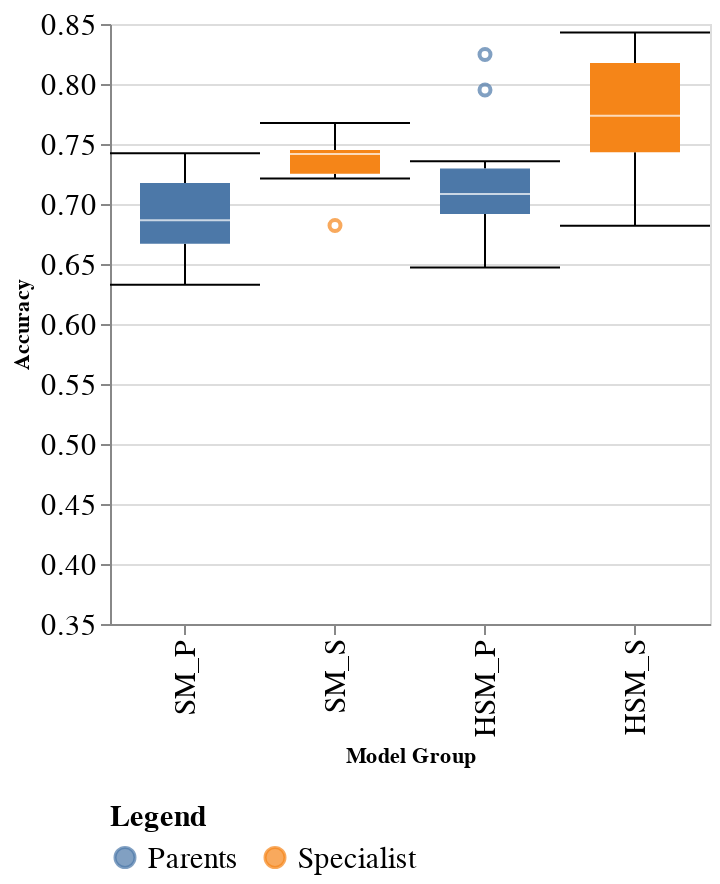
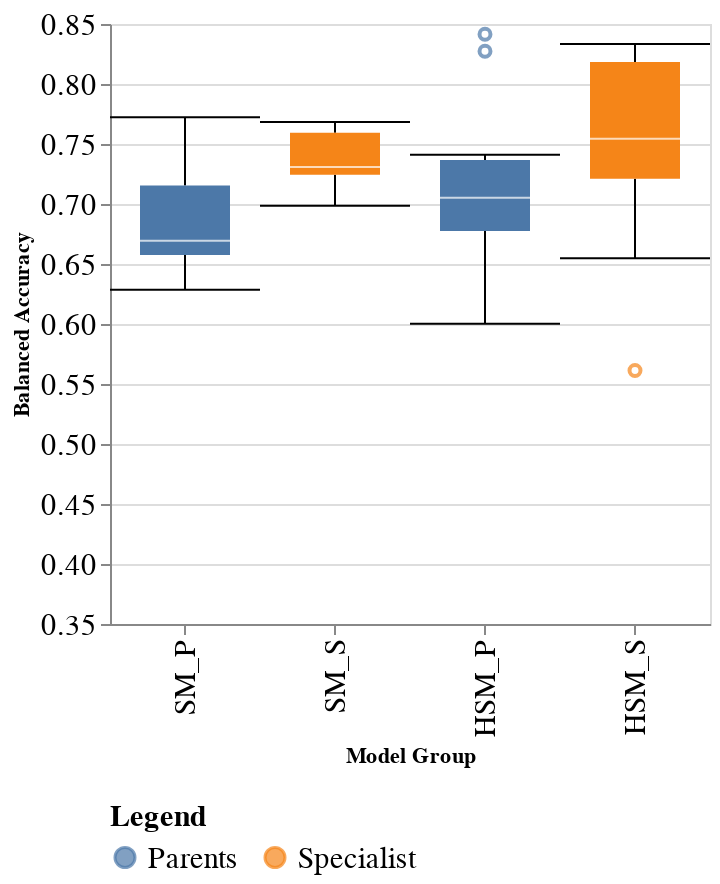

Notebook cell for these charts, in order:
### Code cell
print_boxplots_for_annotation_type(domain=(0.35, 0.85), show_title=False, show_legend=True)

### Figure 1 — Vega-Lite specification as saved in the notebook (floating-point values rounded to 4 significant figures)
{"config": {"view": {"continuousWidth": 400, "continuousHeight": 300}, "axis": {"labelFontSize": 15}, "legend": {"columns": 2, "disable": false, "labelFontSize": 15, "orient": "bottom", "titleFontSize": 15}}, "data": {"name": "data-4553b374fe4266dfe644a19c9e1ff7e2"}, "mark": {"type": "boxplot", "median": {"color": "#ffffff"}, "outliers": true, "size": 45, "ticks": true}, "encoding": {"color": {"field": "conf_group_id", "title": "Legend", "type": "nominal"}, "x": {"field": "postfixed_annotation", "sort": ["SM_P", "SM_S", "HSM_P", "HSM_S"], "title": "Model Group", "type": "nominal"}, "y": {"field": "Accuracy", "scale": {"domain": [0.35, 0.85]}, "title": "Accuracy", "type": "quantitative"}}, "height": 300, "title": "", "width": 300, "$schema": "https://vega.github.io/schema/vega-lite/v4.17.0.json", "datasets": {"data-4553b374fe4266dfe644a19c9e1ff7e2": [{"Accuracy": 0.6327, "Accuracy_Balanced": 0.6286, "model_subset_type": "SM", "postfixed_model_subset_type": "SM_EF", "postfixed_annotation": "SM_P", "conf_group_id": "Parents"}, {"Accuracy": 0.7134, "Accuracy_Balanced": 0.6794, "model_subset_type": "SM", "postfixed_model_subset_type": "SM_EF", "postfixed_annotation": "SM_P", "conf_group_id": "Parents"}, {"Accuracy": 0.676, "Accuracy_Balanced": 0.6577, "model_subset_type": "SM", "postfixed_model_subset_type": "SM_LF", "postfixed_annotation": "SM_P", "conf_group_id": "Parents"}, {"Accuracy": 0.7422, "Accuracy_Balanced": 0.7722, "model_subset_type": "SM", "postfixed_model_subset_type": "SM_LF", "postfixed_annotation": "SM_P", "conf_group_id": "Parents"}, {"Accuracy": 0.6685, "Accuracy_Balanced": 0.6565, "model_subset_type": "SM", "postfixed_model_subset_type": "SM_LF", "postfixed_annotation": "SM_P", "conf_group_id": "Parents"}, {"Accuracy": 0.6969, "Accuracy_Balanced": 0.7343, "model_subset_type": "SM", "postfixed_model_subset_type": "SM_EF", "postfixed_annotation": "SM_P", "conf_group_id": "Parents"}, {"Accuracy": 0.7302, "Accuracy_Balanced": 0.7092, "model_subset_type": "SM", "postfixed_model_subset_type": "SM_LF", "postfixed_annotation": "SM_P", "conf_group_id": "Parents"}, {"Accuracy": 0.6624, "Accuracy_Balanced": 0.6595, "model_subset_type": "SM", "postfixed_model_subset_type": "SM_EF", "postfixed_annotation": "SM_P", "conf_group_id": "Parents"}, {"Accuracy": 0.7265, "Accuracy_Balanced": 0.7279, "model_subset_type": "SM", "postfixed_model_subset_type": "SM_EF", "postfixed_annotation": "SM_S", "conf_group_id": "Specialist"}, {"Accuracy": 0.7213, "Accuracy_Balanced": 0.7251, "model_subset_type": "SM", "postfixed_model_subset_type": "SM_LF", "postfixed_annotation": "SM_S", "conf_group_id": "Specialist"}, {"Accuracy": 0.7489, "Accuracy_Balanced": 0.7636, "model_subset_type": "SM", "postfixed_model_subset_type": "SM_LF", "postfixed_annotation": "SM_S", "conf_group_id": "Specialist"}, {"Accuracy": 0.7676, "Accuracy_Balanced": 0.7683, "model_subset_type": "SM", "postfixed_model_subset_type": "SM_LF", "postfixed_annotation": "SM_S", "conf_group_id": "Specialist"}, {"Accuracy": 0.7437, "Accuracy_Balanced": 0.7224, "model_subset_type": "SM", "postfixed_model_subset_type": "SM_LF", "postfixed_annotation": "SM_S", "conf_group_id": "Specialist"}, {"Accuracy": 0.7398, "Accuracy_Balanced": 0.758, "model_subset_type": "SM", "postfixed_model_subset_type": "SM_EF", "postfixed_annotation": "SM_S", "conf_group_id": "Specialist"}, {"Accuracy": 0.6821, "Accuracy_Balanced": 0.6985, "model_subset_type": "SM", "postfixed_model_subset_type": "SM_EF", "postfixed_annotation": "SM_S", "conf_group_id": "Specialist"}, {"Accuracy": 0.7437, "Accuracy_Balanced": 0.7339, "model_subset_type": "SM", "postfixed_model_subset_type": "SM_EF", "postfixed_annotation": "SM_S", "conf_group_id": "Specialist"}, {"Accuracy": 0.7212, "Accuracy_Balanced": 0.741, "model_subset_type": "HSM", "postfixed_model_subset_type": "HSM_EF", "postfixed_annotation": "HSM_P", "conf_group_id": "Parents"}, {"Accuracy": 0.6804, "Accuracy_Balanced": 0.6758, "model_subset_type": "HSM", "postfixed_model_subset_type": "HSM_EF", "postfixed_annotation": "HSM_P", "conf_group_id": "Parents"}, {"Accuracy": 0.7323, "Accuracy_Balanced": 0.7104, "model_subset_type": "HSM", "postfixed_model_subset_type": "HSM_LF", "postfixed_annotation": "HSM_P", "conf_group_id": "Parents"}, {"Accuracy": 0.6942, "Accuracy_Balanced": 0.6755, "model_subset_type": "HSM", "postfixed_model_subset_type": "HSM_LF", "postfixed_annotation": "HSM_P", "conf_group_id": "Parents"}, {"Accuracy": 0.7125, "Accuracy_Balanced": 0.7377, "model_subset_type": "HSM", "postfixed_model_subset_type": "HSM_LF", "postfixed_annotation": "HSM_P", "conf_group_id": "Parents"}, {"Accuracy": 0.795, "Accuracy_Balanced": 0.8273, "model_subset_type": "HSM", "postfixed_model_subset_type": "HSM_EF", "postfixed_annotation": "HSM_P", "conf_group_id": "Parents"}, {"Accuracy": 0.6946, "Accuracy_Balanced": 0.7011, "model_subset_type": "HSM", "postfixed_model_subset_type": "HSM_LF", "postfixed_annotation": "HSM_P", "conf_group_id": "Parents"}, {"Accuracy": 0.7356, "Accuracy_Balanced": 0.7335, "model_subset_type": "HSM", "postfixed_model_subset_type": "HSM_LF", "postfixed_annotation": "HSM_P", "conf_group_id": "Parents"}, {"Accuracy": 0.8246, "Accuracy_Balanced": 0.8415, "model_subset_type": "HSM", "postfixed_model_subset_type": "HSM_LF", "postfixed_annotation": "HSM_P", "conf_group_id": "Parents"}, {"Accuracy": 0.6909, "Accuracy_Balanced": 0.678, "model_subset_type": "HSM", "postfixed_model_subset_type": "HSM_LF", "postfixed_annotation": "HSM_P", "conf_group_id": "Parents"}, {"Accuracy": 0.7144, "Accuracy_Balanced": 0.6799, "model_subset_type": "HSM", "postfixed_model_subset_type": "HSM_EF", "postfixed_annotation": "HSM_P", "conf_group_id": "Parents"}, {"Accuracy": 0.7043, "Accuracy_Balanced": 0.7093, "model_subset_type": "HSM", "postfixed_model_subset_type": "HSM_EF", "postfixed_annotation": "HSM_P", "conf_group_id": "Parents"}, {"Accuracy": 0.647, "Accuracy_Balanced": 0.6003, "model_subset_type": "HSM", "postfixed_model_subset_type": "HSM_EF", "postfixed_annotation": "HSM_P", "conf_group_id": "Parents"}, {"Accuracy": 0.6894, "Accuracy_Balanced": 0.6774, "model_subset_type": "HSM", "postfixed_model_subset_type": "HSM_EF", "postfixed_annotation": "HSM_P", "conf_group_id": "Parents"}, {"Accuracy": 0.7447, "Accuracy_Balanced": 0.7343, "model_subset_type": "HSM", "postfixed_model_subset_type": "HSM_EF", "postfixed_annotation": "HSM_S", "conf_group_id": "Specialist"}, {"Accuracy": 0.843, "Accuracy_Balanced": 0.8283, "model_subset_type": "HSM", "postfixed_model_subset_type": "HSM_LF", "postfixed_annotation": "HSM_S", "conf_group_id": "Specialist"}, {"Accuracy": 0.7135, "Accuracy_Balanced": 0.6547, "model_subset_type": "HSM", "postfixed_model_subset_type": "HSM_LF", "postfixed_annotation": "HSM_S", "conf_group_id": "Specialist"}, {"Accuracy": 0.8105, "Accuracy_Balanced": 0.8215, "model_subset_type": "HSM", "postfixed_model_subset_type": "HSM_LF", "postfixed_annotation": "HSM_S", "conf_group_id": "Specialist"}, {"Accuracy": 0.7597, "Accuracy_Balanced": 0.741, "model_subset_type": "HSM", "postfixed_model_subset_type": "HSM_EF", "postfixed_annotation": "HSM_S", "conf_group_id": "Specialist"}, {"Accuracy": 0.7872, "Accuracy_Balanced": 0.7679, "model_subset_type": "HSM", "postfixed_model_subset_type": "HSM_LF", "postfixed_annotation": "HSM_S", "conf_group_id": "Specialist"}, {"Accuracy": 0.7021, "Accuracy_Balanced": 0.7206, "model_subset_type": "HSM", "postfixed_model_subset_type": "HSM_LF", "postfixed_annotation": "HSM_S", "conf_group_id": "Specialist"}, {"Accuracy": 0.8197, "Accuracy_Balanced": 0.8334, "model_subset_type": "HSM", "postfixed_model_subset_type": "HSM_LF", "postfixed_annotation": "HSM_S", "conf_group_id": "Specialist"}, {"Accuracy": 0.6818, "Accuracy_Balanced": 0.5613, "model_subset_type": "HSM", "postfixed_model_subset_type": "HSM_EF", "postfixed_annotation": "HSM_S", "conf_group_id": "Specialist"}, {"Accuracy": 0.7437, "Accuracy_Balanced": 0.7224, "model_subset_type": "HSM", "postfixed_model_subset_type": "HSM_LF", "postfixed_annotation": "HSM_S", "conf_group_id": "Specialist"}, {"Accuracy": 0.8245, "Accuracy_Balanced": 0.8275, "model_subset_type": "HSM", "postfixed_model_subset_type": "HSM_EF", "postfixed_annotation": "HSM_S", "conf_group_id": "Specialist"}, {"Accuracy": 0.7429, "Accuracy_Balanced": 0.7012, "model_subset_type": "HSM", "postfixed_model_subset_type": "HSM_EF", "postfixed_annotation": "HSM_S", "conf_group_id": "Specialist"}, {"Accuracy": 0.7906, "Accuracy_Balanced": 0.805, "model_subset_type": "HSM", "postfixed_model_subset_type": "HSM_EF", "postfixed_annotation": "HSM_S", "conf_group_id": "Specialist"}, {"Accuracy": 0.8203, "Accuracy_Balanced": 0.8085, "model_subset_type": "HSM", "postfixed_model_subset_type": "HSM_EF", "postfixed_annotation": "HSM_S", "conf_group_id": "Specialist"}]}}

### Figure 2 — Vega-Lite specification as saved in the notebook (floating-point values rounded to 4 significant figures)
{"config": {"view": {"continuousWidth": 400, "continuousHeight": 300}, "axis": {"labelFontSize": 15}, "legend": {"columns": 2, "disable": false, "labelFontSize": 15, "orient": "bottom", "titleFontSize": 15}}, "data": {"name": "data-4553b374fe4266dfe644a19c9e1ff7e2"}, "mark": {"type": "boxplot", "median": {"color": "#ffffff"}, "outliers": true, "size": 45, "ticks": true}, "encoding": {"color": {"field": "conf_group_id", "title": "Legend", "type": "nominal"}, "x": {"field": "postfixed_annotation", "sort": ["SM_P", "SM_S", "HSM_P", "HSM_S"], "title": "Model Group", "type": "nominal"}, "y": {"field": "Accuracy_Balanced", "scale": {"domain": [0.35, 0.85]}, "title": "Balanced Accuracy", "type": "quantitative"}}, "height": 300, "title": "", "width": 300, "$schema": "https://vega.github.io/schema/vega-lite/v4.17.0.json", "datasets": {"data-4553b374fe4266dfe644a19c9e1ff7e2": [{"Accuracy": 0.6327, "Accuracy_Balanced": 0.6286, "model_subset_type": "SM", "postfixed_model_subset_type": "SM_EF", "postfixed_annotation": "SM_P", "conf_group_id": "Parents"}, {"Accuracy": 0.7134, "Accuracy_Balanced": 0.6794, "model_subset_type": "SM", "postfixed_model_subset_type": "SM_EF", "postfixed_annotation": "SM_P", "conf_group_id": "Parents"}, {"Accuracy": 0.676, "Accuracy_Balanced": 0.6577, "model_subset_type": "SM", "postfixed_model_subset_type": "SM_LF", "postfixed_annotation": "SM_P", "conf_group_id": "Parents"}, {"Accuracy": 0.7422, "Accuracy_Balanced": 0.7722, "model_subset_type": "SM", "postfixed_model_subset_type": "SM_LF", "postfixed_annotation": "SM_P", "conf_group_id": "Parents"}, {"Accuracy": 0.6685, "Accuracy_Balanced": 0.6565, "model_subset_type": "SM", "postfixed_model_subset_type": "SM_LF", "postfixed_annotation": "SM_P", "conf_group_id": "Parents"}, {"Accuracy": 0.6969, "Accuracy_Balanced": 0.7343, "model_subset_type": "SM", "postfixed_model_subset_type": "SM_EF", "postfixed_annotation": "SM_P", "conf_group_id": "Parents"}, {"Accuracy": 0.7302, "Accuracy_Balanced": 0.7092, "model_subset_type": "SM", "postfixed_model_subset_type": "SM_LF", "postfixed_annotation": "SM_P", "conf_group_id": "Parents"}, {"Accuracy": 0.6624, "Accuracy_Balanced": 0.6595, "model_subset_type": "SM", "postfixed_model_subset_type": "SM_EF", "postfixed_annotation": "SM_P", "conf_group_id": "Parents"}, {"Accuracy": 0.7265, "Accuracy_Balanced": 0.7279, "model_subset_type": "SM", "postfixed_model_subset_type": "SM_EF", "postfixed_annotation": "SM_S", "conf_group_id": "Specialist"}, {"Accuracy": 0.7213, "Accuracy_Balanced": 0.7251, "model_subset_type": "SM", "postfixed_model_subset_type": "SM_LF", "postfixed_annotation": "SM_S", "conf_group_id": "Specialist"}, {"Accuracy": 0.7489, "Accuracy_Balanced": 0.7636, "model_subset_type": "SM", "postfixed_model_subset_type": "SM_LF", "postfixed_annotation": "SM_S", "conf_group_id": "Specialist"}, {"Accuracy": 0.7676, "Accuracy_Balanced": 0.7683, "model_subset_type": "SM", "postfixed_model_subset_type": "SM_LF", "postfixed_annotation": "SM_S", "conf_group_id": "Specialist"}, {"Accuracy": 0.7437, "Accuracy_Balanced": 0.7224, "model_subset_type": "SM", "postfixed_model_subset_type": "SM_LF", "postfixed_annotation": "SM_S", "conf_group_id": "Specialist"}, {"Accuracy": 0.7398, "Accuracy_Balanced": 0.758, "model_subset_type": "SM", "postfixed_model_subset_type": "SM_EF", "postfixed_annotation": "SM_S", "conf_group_id": "Specialist"}, {"Accuracy": 0.6821, "Accuracy_Balanced": 0.6985, "model_subset_type": "SM", "postfixed_model_subset_type": "SM_EF", "postfixed_annotation": "SM_S", "conf_group_id": "Specialist"}, {"Accuracy": 0.7437, "Accuracy_Balanced": 0.7339, "model_subset_type": "SM", "postfixed_model_subset_type": "SM_EF", "postfixed_annotation": "SM_S", "conf_group_id": "Specialist"}, {"Accuracy": 0.7212, "Accuracy_Balanced": 0.741, "model_subset_type": "HSM", "postfixed_model_subset_type": "HSM_EF", "postfixed_annotation": "HSM_P", "conf_group_id": "Parents"}, {"Accuracy": 0.6804, "Accuracy_Balanced": 0.6758, "model_subset_type": "HSM", "postfixed_model_subset_type": "HSM_EF", "postfixed_annotation": "HSM_P", "conf_group_id": "Parents"}, {"Accuracy": 0.7323, "Accuracy_Balanced": 0.7104, "model_subset_type": "HSM", "postfixed_model_subset_type": "HSM_LF", "postfixed_annotation": "HSM_P", "conf_group_id": "Parents"}, {"Accuracy": 0.6942, "Accuracy_Balanced": 0.6755, "model_subset_type": "HSM", "postfixed_model_subset_type": "HSM_LF", "postfixed_annotation": "HSM_P", "conf_group_id": "Parents"}, {"Accuracy": 0.7125, "Accuracy_Balanced": 0.7377, "model_subset_type": "HSM", "postfixed_model_subset_type": "HSM_LF", "postfixed_annotation": "HSM_P", "conf_group_id": "Parents"}, {"Accuracy": 0.795, "Accuracy_Balanced": 0.8273, "model_subset_type": "HSM", "postfixed_model_subset_type": "HSM_EF", "postfixed_annotation": "HSM_P", "conf_group_id": "Parents"}, {"Accuracy": 0.6946, "Accuracy_Balanced": 0.7011, "model_subset_type": "HSM", "postfixed_model_subset_type": "HSM_LF", "postfixed_annotation": "HSM_P", "conf_group_id": "Parents"}, {"Accuracy": 0.7356, "Accuracy_Balanced": 0.7335, "model_subset_type": "HSM", "postfixed_model_subset_type": "HSM_LF", "postfixed_annotation": "HSM_P", "conf_group_id": "Parents"}, {"Accuracy": 0.8246, "Accuracy_Balanced": 0.8415, "model_subset_type": "HSM", "postfixed_model_subset_type": "HSM_LF", "postfixed_annotation": "HSM_P", "conf_group_id": "Parents"}, {"Accuracy": 0.6909, "Accuracy_Balanced": 0.678, "model_subset_type": "HSM", "postfixed_model_subset_type": "HSM_LF", "postfixed_annotation": "HSM_P", "conf_group_id": "Parents"}, {"Accuracy": 0.7144, "Accuracy_Balanced": 0.6799, "model_subset_type": "HSM", "postfixed_model_subset_type": "HSM_EF", "postfixed_annotation": "HSM_P", "conf_group_id": "Parents"}, {"Accuracy": 0.7043, "Accuracy_Balanced": 0.7093, "model_subset_type": "HSM", "postfixed_model_subset_type": "HSM_EF", "postfixed_annotation": "HSM_P", "conf_group_id": "Parents"}, {"Accuracy": 0.647, "Accuracy_Balanced": 0.6003, "model_subset_type": "HSM", "postfixed_model_subset_type": "HSM_EF", "postfixed_annotation": "HSM_P", "conf_group_id": "Parents"}, {"Accuracy": 0.6894, "Accuracy_Balanced": 0.6774, "model_subset_type": "HSM", "postfixed_model_subset_type": "HSM_EF", "postfixed_annotation": "HSM_P", "conf_group_id": "Parents"}, {"Accuracy": 0.7447, "Accuracy_Balanced": 0.7343, "model_subset_type": "HSM", "postfixed_model_subset_type": "HSM_EF", "postfixed_annotation": "HSM_S", "conf_group_id": "Specialist"}, {"Accuracy": 0.843, "Accuracy_Balanced": 0.8283, "model_subset_type": "HSM", "postfixed_model_subset_type": "HSM_LF", "postfixed_annotation": "HSM_S", "conf_group_id": "Specialist"}, {"Accuracy": 0.7135, "Accuracy_Balanced": 0.6547, "model_subset_type": "HSM", "postfixed_model_subset_type": "HSM_LF", "postfixed_annotation": "HSM_S", "conf_group_id": "Specialist"}, {"Accuracy": 0.8105, "Accuracy_Balanced": 0.8215, "model_subset_type": "HSM", "postfixed_model_subset_type": "HSM_LF", "postfixed_annotation": "HSM_S", "conf_group_id": "Specialist"}, {"Accuracy": 0.7597, "Accuracy_Balanced": 0.741, "model_subset_type": "HSM", "postfixed_model_subset_type": "HSM_EF", "postfixed_annotation": "HSM_S", "conf_group_id": "Specialist"}, {"Accuracy": 0.7872, "Accuracy_Balanced": 0.7679, "model_subset_type": "HSM", "postfixed_model_subset_type": "HSM_LF", "postfixed_annotation": "HSM_S", "conf_group_id": "Specialist"}, {"Accuracy": 0.7021, "Accuracy_Balanced": 0.7206, "model_subset_type": "HSM", "postfixed_model_subset_type": "HSM_LF", "postfixed_annotation": "HSM_S", "conf_group_id": "Specialist"}, {"Accuracy": 0.8197, "Accuracy_Balanced": 0.8334, "model_subset_type": "HSM", "postfixed_model_subset_type": "HSM_LF", "postfixed_annotation": "HSM_S", "conf_group_id": "Specialist"}, {"Accuracy": 0.6818, "Accuracy_Balanced": 0.5613, "model_subset_type": "HSM", "postfixed_model_subset_type": "HSM_EF", "postfixed_annotation": "HSM_S", "conf_group_id": "Specialist"}, {"Accuracy": 0.7437, "Accuracy_Balanced": 0.7224, "model_subset_type": "HSM", "postfixed_model_subset_type": "HSM_LF", "postfixed_annotation": "HSM_S", "conf_group_id": "Specialist"}, {"Accuracy": 0.8245, "Accuracy_Balanced": 0.8275, "model_subset_type": "HSM", "postfixed_model_subset_type": "HSM_EF", "postfixed_annotation": "HSM_S", "conf_group_id": "Specialist"}, {"Accuracy": 0.7429, "Accuracy_Balanced": 0.7012, "model_subset_type": "HSM", "postfixed_model_subset_type": "HSM_EF", "postfixed_annotation": "HSM_S", "conf_group_id": "Specialist"}, {"Accuracy": 0.7906, "Accuracy_Balanced": 0.805, "model_subset_type": "HSM", "postfixed_model_subset_type": "HSM_EF", "postfixed_annotation": "HSM_S", "conf_group_id": "Specialist"}, {"Accuracy": 0.8203, "Accuracy_Balanced": 0.8085, "model_subset_type": "HSM", "postfixed_model_subset_type": "HSM_EF", "postfixed_annotation": "HSM_S", "conf_group_id": "Specialist"}]}}
